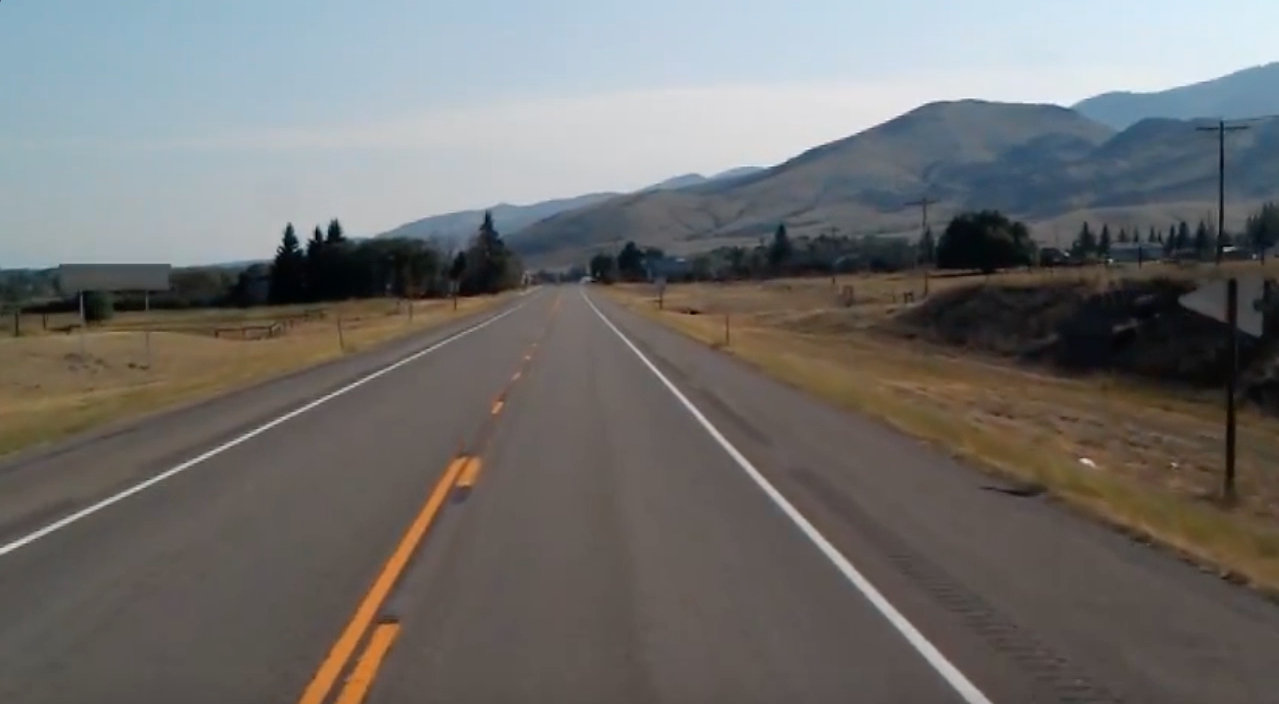
#> input picture test_image.jpg, 1279 x 704 px, given in place of test6.mp4, which was not available
$ python shape_Dege.py
#> lines starting #> are read from the running program, lines starting #| are printed output that depends on the picture; after the words box and inside, x2 and y2 are one past the last pixel; in counts of white or black regions, pixels touching at a corner belong together; pictures that were not available may be replaced by others from this repository, and a replacement may not be noted
#https://www.youtube.com/watch?v=Fchzk1lDt7Q
import cv2
import numpy as np

frameWidth = 640
frameHeight = 480
cap = cv2.VideoCapture('test6.mp4')

cap.set(3,frameWidth)
cap.set(4,frameHeight)

def empty(a):
    pass

cv2.namedWindow("Parameters")
cv2.resizeWindow("Parameters",640,240)
cv2.createTrackbar("Threshold1","Parameters",50,255,empty)
cv2.createTrackbar("Threshold2","Parameters",175,255,empty)
cv2.createTrackbar("Area","Parameters",1000,30000,empty)


def stackImages(scale,imgArray):
    rows = len(imgArray)
    cols = len(imgArray[0])
    rowsAvailable = isinstance(imgArray[0], list)
    width = imgArray[0][0].shape[1]
    height = imgArray[0][0].shape[0]
    if rowsAvailable:
        for x in range(0, rows):
            for y in range(0, cols):
                if imgArray[x][y].shape[:2] == imgArray[0][0].shape[:2]:
                    imgArray[x][y] = cv2.resize(imgArray[x][y], (0,0), None, scale, scale)
                else:
                    imgArray[x][y] = cv2.resize(imgArray[x][y], (imgArray[0][0].shape[1],imgArray[0][0].shape[0]),None, scale,scale)
                if len(imgArray[x][y].shape) ==2: imgArray[x][y] = cv2.cvtColor(imgArray[x][y], cv2.COLOR_GRAY2BGR)
        imageBlank = np.zeros((height,width,3),np.uint8)
        hor = [imageBlank]*rows
        for x in range(0, rows):
            hor[x] = np.hstack(imgArray[x])
        ver = np.vstack(hor)
    else:
        for x in range(0, rows):
            if imgArray[x].shape[:2] == imgArray[0].shape[:2]:
                imgArray[x] = cv2.resize(imgArray[x], (0,0), None,scale, scale)
            else:
                imgArray[x] = cv2.resize(imgArray[x], (imgArray[0].shape[1], imgArray[0].shape[0]), None, scale, scale)
            if len(imgArray[x].shape) ==2: imgArray[x] = cv2.cvtColor(imgArray[x], cv2.COLOR_GRAY2BGR)
        hor = np.hstack(imgArray)
        ver = hor
    return ver

def getContours(img, imgCountours):

    contours, hierarchy = cv2.findContours(img, cv2.RETR_EXTERNAL, cv2.CHAIN_APPROX_NONE)


    for cnt in contours:
        area = cv2.contourArea(cnt)
        areaMin = cv2.getTrackbarPos('Area','Parameters')

        if area > areaMin:
            cv2.drawContours(imgCountours, cnt, -1, (255, 0, 255), 7)
            peri = cv2.arcLength(cnt, True)
            approx = cv2.approxPolyDP(cnt, 0.02*peri, True)
            print(len(approx))
            x,y,w,h = cv2.boundingRect(approx)
            cv2.rectangle(imgCountour, (x, y), (x+w,y+h), (0,255,0),5)

            cv2.putText(imgCountour, 'Points:' + str(len(approx)), (x+w+20, y+20), cv2.FONT_HERSHEY_COMPLEX,.7,
                        (0,255,0),2)
            cv2.putText(imgCountour, 'Area:' + str(int(area)), (x + w + 20, y + 45), cv2.FONT_HERSHEY_COMPLEX, .7,
                        (0, 255, 0), 2)

while True:
    success, img = cap.read()
#> img is the input picture: shape (704, 1279, 3); mean B, G, R 109.7, 111.3, 112.3
    imgCountour = img.copy()

    imgBlur = cv2.GaussianBlur(img, (7,7),1)
    imgGray = cv2.cvtColor(imgBlur, cv2.COLOR_BGR2GRAY)
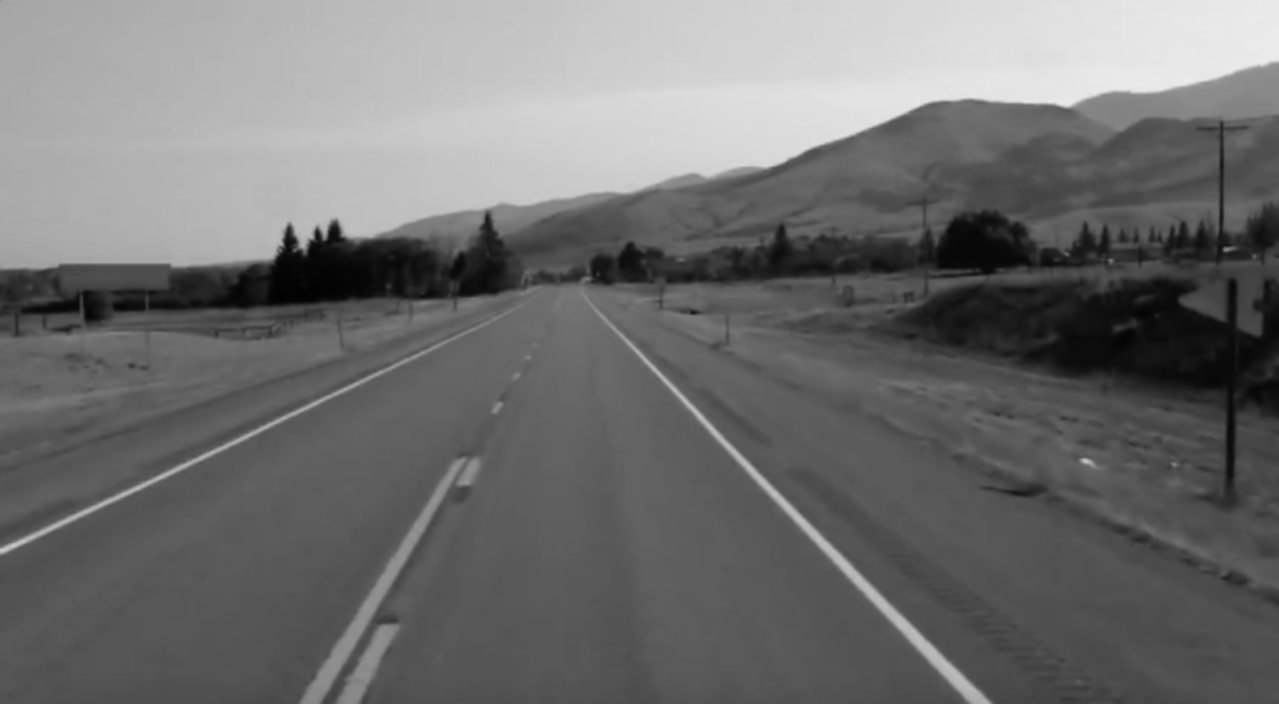
#> imgGray: shape (704, 1279); min 2, max 237, mean 111.4

    threshold1 = cv2.getTrackbarPos("Threshold1", "Parameters")
    threshold2 = cv2.getTrackbarPos("Threshold2", "Parameters")
    imgCanny = cv2.Canny(imgGray, threshold1, threshold2)
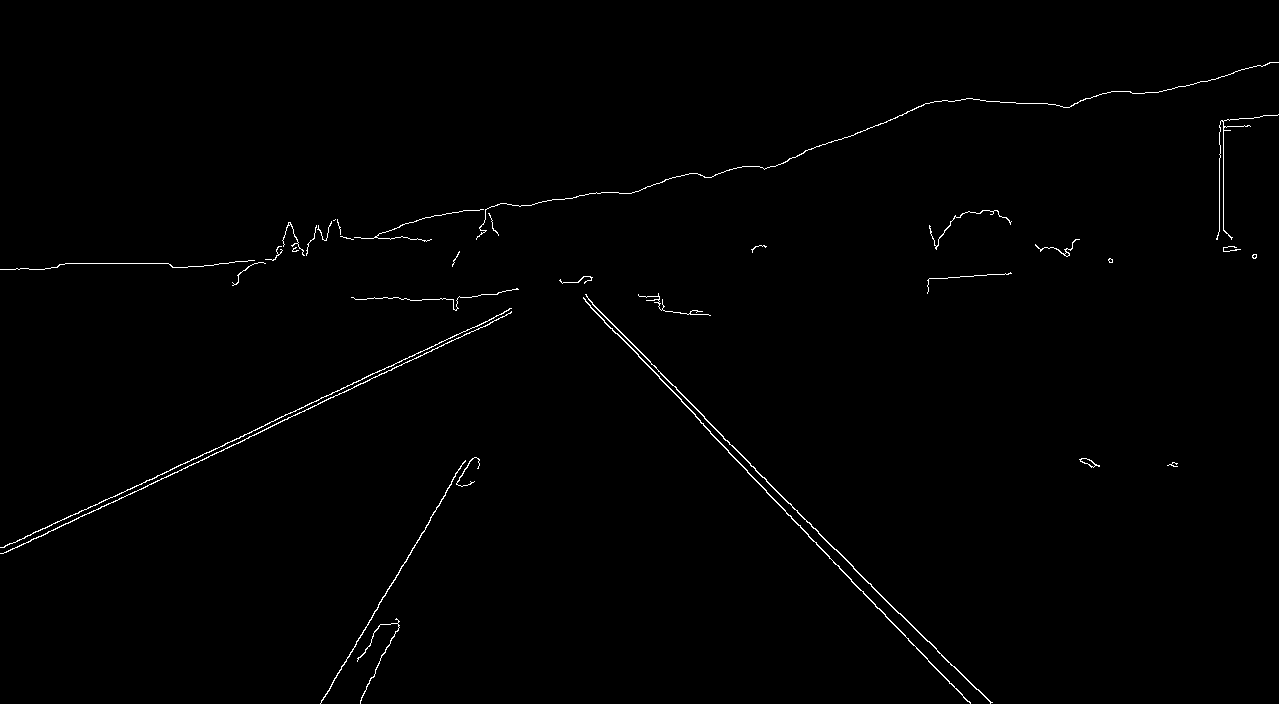
#> imgCanny: shape (704, 1279); 0.73% white in thin lines or dots

    kernal = np.ones((5,5))
    imgDil = cv2.dilate(imgCanny, kernal, iterations=1)
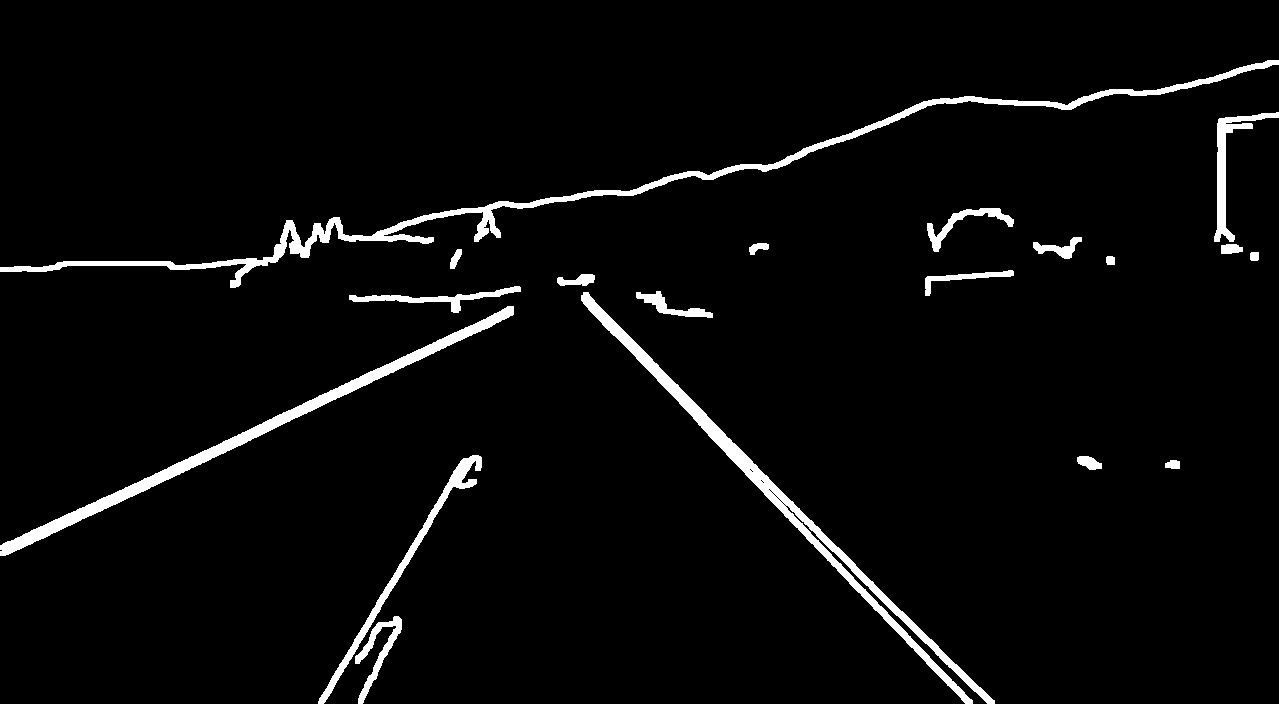
#> imgDil: shape (704, 1279); 3.6% white; 19 white regions

    getContours(imgDil, imgCountour)
#> in getContours, `contours, hierarchy = cv2.findContours(img, cv2.RETR_EXTERNAL, cv2.CHA..`: contours = 19 contours; largest, box (x1, y1, x2, y2) and area: (0, 60, 1279, 288) 7806, (581, 292, 995, 704) 6867, (0, 306, 514, 556) 5556, (318, 455, 482, 704) 2066, (1214, 112, 1279, 242) 1418
#> in getContours, `area = cv2.contourArea(cnt)`: area = 888

    imgStack = stackImages(0.8,([img,imgGray, imgCountour]))
#> in stackImages, `rows = len(imgArray)`: rows = 3
#> in stackImages, `cols = len(imgArray[0])`: cols = 704
#> in stackImages, `rowsAvailable = isinstance(imgArray[0], list)`: rowsAvailable = False
#> after the loop in stackImages, `for x in range(0, rows):`: imgArray = 3 items
#> in stackImages, `hor = np.hstack(imgArray)`:
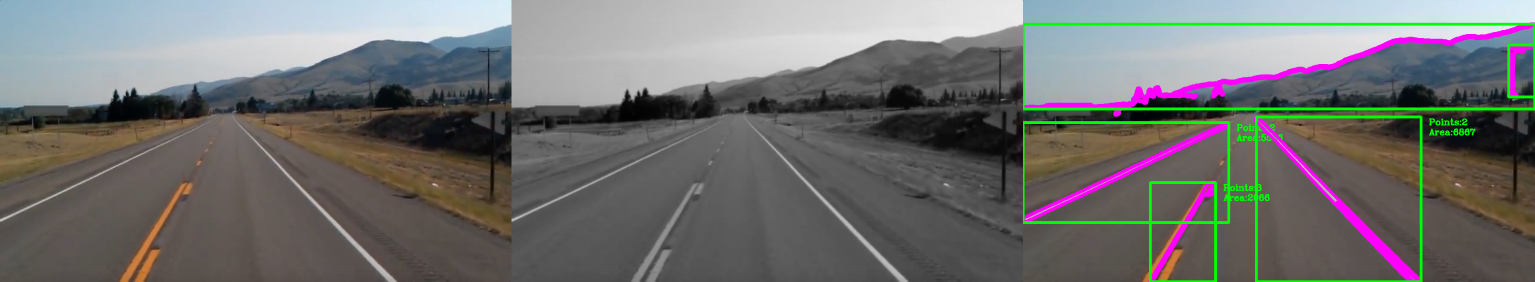
#> hor: shape (563, 3069, 3) (shown at 1/2 size); mean of channels 0, 1, 2 110.7, 112.1, 112.3; drawn as B, G, R

    cv2.imshow('Result', imgStack)
    if cv2.waitKey(1) & 0xFF == ord('q'):
#> (key q is pressed here)
        break
